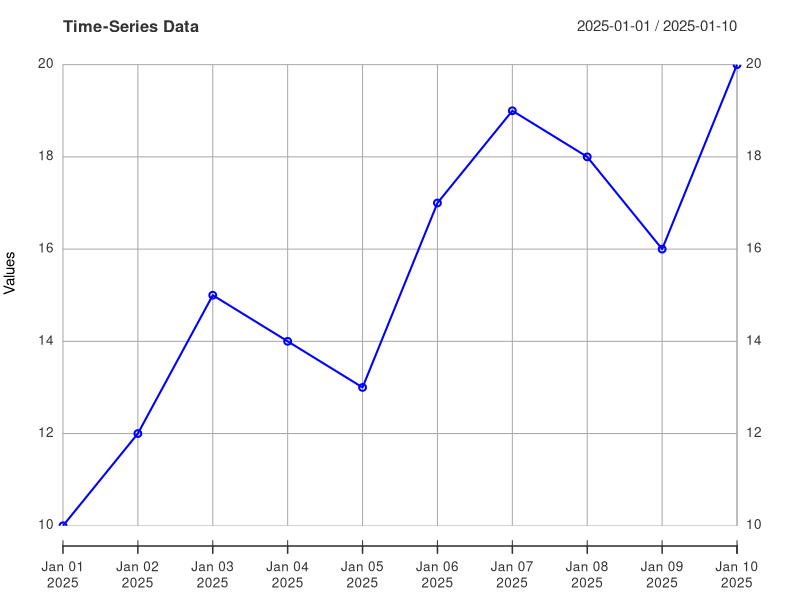

This chart was generated by the following R code:
# Install xts and zoo (Uncomment if not installed)
install.packages("xts")
install.packages("zoo")

# Load libraries
library(xts)
library(zoo)

# Create a sample time-series dataset
dates <- as.Date("2025-01-01") + 0:9  # 10 days from 2025-01-01
values <- c(10, 12, 15, 14, 13, 17, 19, 18, 16, 20)  # Sample data

# Create an xts object
time_series <- xts(values, order.by=dates)

# Plot the time series
plot(time_series, main="Time-Series Data", col="blue", type="o", xlab="Date", ylab="Values")
